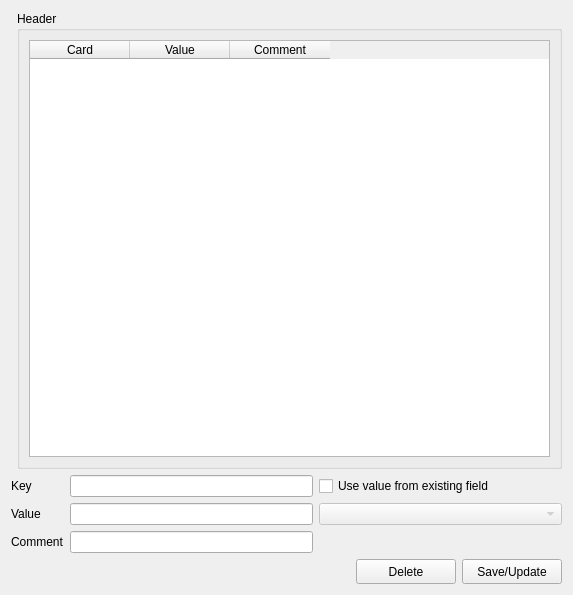
<?xml version="1.0" encoding="UTF-8"?>
<ui version="4.0">
 <class>FormHedit</class>
 <widget class="QWidget" name="FormHedit">
  <property name="geometry">
   <rect>
    <x>0</x>
    <y>0</y>
    <width>573</width>
    <height>595</height>
   </rect>
  </property>
  <property name="windowTitle">
   <string>Headit</string>
  </property>
  <layout class="QGridLayout" name="gridLayout_5">
   <item row="0" column="1">
    <widget class="QGroupBox" name="groupBox">
     <property name="title">
      <string>Header</string>
     </property>
     <layout class="QGridLayout" name="gridLayout_2">
      <item row="0" column="0">
       <widget class="QTableWidget" name="tableWidgetHeaders">
        <property name="editTriggers">
         <set>QAbstractItemView::NoEditTriggers</set>
        </property>
        <property name="selectionMode">
         <enum>QAbstractItemView::SingleSelection</enum>
        </property>
        <property name="selectionBehavior">
         <enum>QAbstractItemView::SelectRows</enum>
        </property>
        <column>
         <property name="text">
          <string>Card</string>
         </property>
        </column>
        <column>
         <property name="text">
          <string>Value</string>
         </property>
        </column>
        <column>
         <property name="text">
          <string>Comment</string>
         </property>
        </column>
       </widget>
      </item>
     </layout>
    </widget>
   </item>
   <item row="1" column="0" colspan="2">
    <layout class="QGridLayout" name="gridLayout_3">
     <item row="0" column="0">
      <widget class="QLabel" name="label">
       <property name="maximumSize">
        <size>
         <width>16777215</width>
         <height>18</height>
        </size>
       </property>
       <property name="text">
        <string>Key</string>
       </property>
      </widget>
     </item>
     <item row="0" column="1">
      <widget class="QLineEdit" name="lineEditKey">
       <property name="maximumSize">
        <size>
         <width>16777215</width>
         <height>26</height>
        </size>
       </property>
       <property name="maxLength">
        <number>8</number>
       </property>
      </widget>
     </item>
     <item row="0" column="2">
      <widget class="QCheckBox" name="checkBoxUseFromValue">
       <property name="maximumSize">
        <size>
         <width>16777215</width>
         <height>24</height>
        </size>
       </property>
       <property name="text">
        <string>Use value from existing field</string>
       </property>
      </widget>
     </item>
     <item row="1" column="0">
      <widget class="QLabel" name="label_2">
       <property name="maximumSize">
        <size>
         <width>16777215</width>
         <height>18</height>
        </size>
       </property>
       <property name="text">
        <string>Value</string>
       </property>
      </widget>
     </item>
     <item row="1" column="1">
      <widget class="QLineEdit" name="lineEditValue">
       <property name="maximumSize">
        <size>
         <width>16777215</width>
         <height>26</height>
        </size>
       </property>
       <property name="maxLength">
        <number>68</number>
       </property>
      </widget>
     </item>
     <item row="1" column="2">
      <widget class="QComboBox" name="comboBoxValue">
       <property name="enabled">
        <bool>false</bool>
       </property>
       <property name="maximumSize">
        <size>
         <width>16777215</width>
         <height>26</height>
        </size>
       </property>
      </widget>
     </item>
     <item row="2" column="0">
      <widget class="QLabel" name="label_3">
       <property name="text">
        <string>Comment</string>
       </property>
      </widget>
     </item>
     <item row="2" column="1">
      <widget class="QLineEdit" name="lineEditComment">
       <property name="maxLength">
        <number>68</number>
       </property>
      </widget>
     </item>
     <item row="2" column="2">
      <spacer name="horizontalSpacer_2">
       <property name="orientation">
        <enum>Qt::Horizontal</enum>
       </property>
       <property name="sizeHint" stdset="0">
        <size>
         <width>40</width>
         <height>20</height>
        </size>
       </property>
      </spacer>
     </item>
    </layout>
   </item>
   <item row="2" column="0" colspan="2">
    <layout class="QGridLayout" name="gridLayout">
     <item row="0" column="0">
      <spacer name="horizontalSpacer">
       <property name="orientation">
        <enum>Qt::Horizontal</enum>
       </property>
       <property name="sizeHint" stdset="0">
        <size>
         <width>308</width>
         <height>22</height>
        </size>
       </property>
      </spacer>
     </item>
     <item row="0" column="1">
      <widget class="QPushButton" name="pushButtonDelete">
       <property name="minimumSize">
        <size>
         <width>100</width>
         <height>25</height>
        </size>
       </property>
       <property name="maximumSize">
        <size>
         <width>100</width>
         <height>25</height>
        </size>
       </property>
       <property name="text">
        <string>Delete</string>
       </property>
      </widget>
     </item>
     <item row="0" column="2">
      <widget class="QPushButton" name="pushButtonSaveUpdate">
       <property name="minimumSize">
        <size>
         <width>100</width>
         <height>25</height>
        </size>
       </property>
       <property name="maximumSize">
        <size>
         <width>100</width>
         <height>25</height>
        </size>
       </property>
       <property name="text">
        <string>Save/Update</string>
       </property>
      </widget>
     </item>
    </layout>
   </item>
  </layout>
 </widget>
 <resources/>
 <connections/>
</ui>
